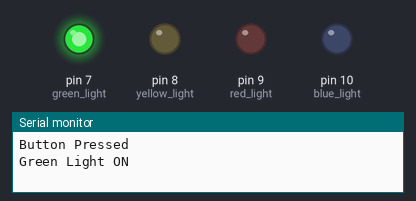
The sketch below on a simulated Arduino Uno, built with avr-gcc and run on an emulated ATmega328P. On the bench: output pins drawn as LEDs (lit = HIGH), the last lines printed to the serial monitor.

Above: at 2.5 s.
At 6.5 s:
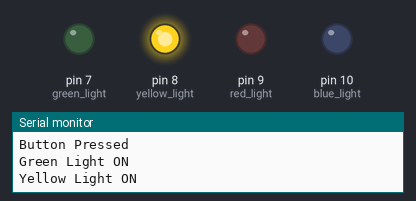
At 9.2 s:
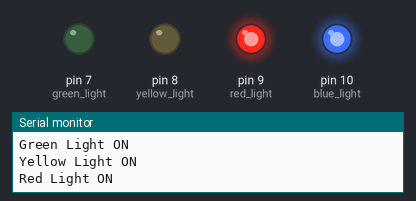
At 12.7 s:
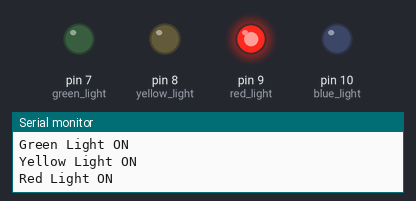
Timing chart, 0 to 16.9 s (numbered marks = the images above):
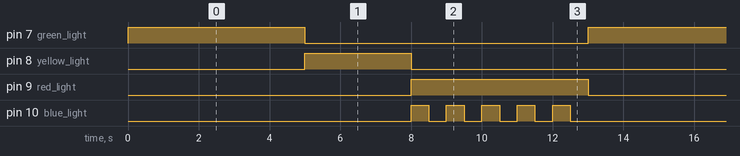

Measured:
- by itself, pin 7 (green_light), pin 9 (red_light): alternates HIGH for 5.0 s and LOW for 8.0 s
- by itself, pin 8 (yellow_light): alternates HIGH for 3.0 s and LOW for 10.0 s
- by itself, pin 10 (blue_light): repeats every 13.0 s: 4 × (LOW 0.50 s, HIGH 0.50 s), LOW 8.5 s, HIGH 0.50 s

The sketch:

traffic_v1.ino
```cpp
/*
  lab3_cpe_301.ino
  Created by: Joshua Knight, Nicky Victoriano
  Date: 9/23/25
  Description: This program reads from the pedestrian crosswalk buttons and lights up the corresponding LED.
*/

void setup()
{
  //pinMode(4, INPUT); // button
  pinMode(7, OUTPUT); // green light
  pinMode(8, OUTPUT); // yellow light
  pinMode(9, OUTPUT); // red light
  pinMode(10, OUTPUT); // blue light
  Serial.begin(9600);
}

void loop()
{
  /*
    You are required to design and implement a simple traffic light controller using an Arduino.
    The system should control three LEDs (red, yellow, green) to simulate a standard traffic light
    cycle. Additionally, there will be a pedestrian crossing LED that will blink during the red light
    duration.
  */
    //int buttonState = digitalRead(4);

    //if (buttonState == HIGH)
    {
      Serial.println("Button Pressed");
      // Green light
      Serial.println("Green Light ON");
      digitalWrite(7, HIGH); // green on
      digitalWrite(8, LOW);
      digitalWrite(9, LOW);
      digitalWrite(10, LOW);
      delay(5000);

      // Yellow light
      Serial.println("Yellow Light ON");
      digitalWrite(7, LOW);
      digitalWrite(8, HIGH); // yellow on
      digitalWrite(9, LOW);
      digitalWrite(10, LOW);
      delay(3000);

      // Red light
      Serial.println("Red Light ON");
      digitalWrite(7, LOW);
      digitalWrite(8, LOW);
      digitalWrite(9, HIGH);// red on

      // blink blue light
      for (int i = 0; i < 5; i++)
      {
        digitalWrite(10, HIGH);
        delay(500);
        digitalWrite(10, LOW);
        delay(500);
      }

      digitalWrite(9, LOW); // red
      digitalWrite(7, HIGH);// green
    }
    /*else
    {
      Serial.println("Waiting for button press...");
      // Default state: Red light on, others off
      digitalWrite(7, HIGH);  // green on
      digitalWrite(8, LOW);  // yellow off
      digitalWrite(9, LOW);// red off
      digitalWrite(10, LOW); // blue off
    }*/


}
```
